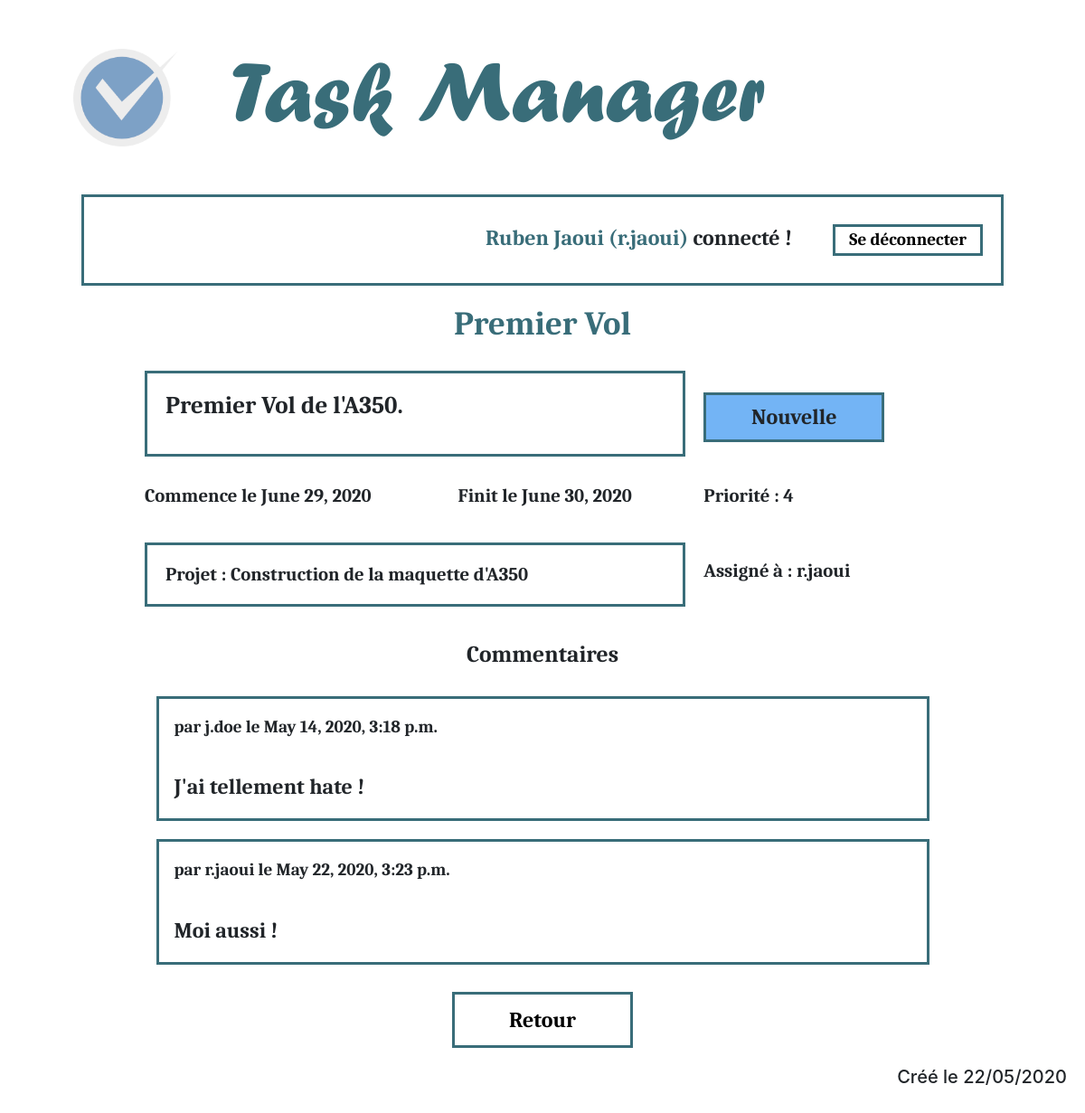
Screenshot of /manager/tache/9 (signed in) with the database file from the repository.
### taskmanager/models.py (models this page shows, shortened)
class Tache(models.Model):
    titre = models.CharField(max_length=100)
    description = models.TextField()
    start = models.DateField(default=timezone.now)
    end = models.DateField(default=timezone.now)
    priority = models.IntegerField(default=1)
    assigned = models.ForeignKey(User, on_delete=models.CASCADE)
    status = models.ForeignKey('Statut', on_delete=models.CASCADE)
    projet = models.ForeignKey('Projet', on_delete=models.CASCADE)
    class Meta:
        verbose_name = "tache"

class Statut(models.Model):
    nom = models.CharField(max_length=50)
    couleur = models.CharField(max_length=50)
    class Meta:
        verbose_name = "statut"
    def __str__(self):
        return self.nom

class Projet(models.Model):
    nom = models.CharField(max_length=100)
    class Meta:
        verbose_name = "projet"
    def __str__(self):
        return self.nom

class Commentaire(models.Model):
    texte = models.TextField()
    date = models.DateTimeField(default=timezone.now)
    tache = models.ForeignKey('Tache', on_delete=models.CASCADE)
    user = models.ForeignKey(User, on_delete=models.CASCADE)
    class Meta:
        verbose_name = "commentaire"

### taskmanager/views.py (the view)
# urls.py: path('tache/<int:id>', tache, name = "Tache"),
def tache(request, id):
    connected = request.user.is_authenticated
    name = ""
    username = ""
    tache = None
    commentaires = None
    if connected:
        name = request.user.first_name + " " + request.user.last_name
        username = request.user.username
        if request.user.has_perm('taskmanager.view_commentaire') and request.user.has_perm('taskmanager.view_tache'):
            tache = Tache.objects.get(id=id)
            commentaires = Commentaire.objects.filter(tache = tache).order_by('date')
        else:
            return redirect(denied)
    else:
        return redirect(connect)
    return render(request, 'taskmanager/tache.html', locals())

### templates/taskmanager/tache.html (shortened to what this page needs)
{% extends "base.html" %}
{% load static %}
{% block css %}<link rel="stylesheet" href="{% static 'css/taskmanager/tache.css' %} ">{% endblock %}
{% block contenu %}
    <h3>{{ tache.titre }}</h3>
    <table class="content">
        <tr>
            <td colspan="2">
                <h5>{{ tache.description|linebreaks }}</h5>
            </td>
            <td>
                <div class="stat">
                    <h4 class="size-stat" style="background-color:{{ tache.status.couleur }};" >{{ tache.status }}</h4>
                </div>
            </td>
        </tr>
        <tr>
            <td>
                <p>Commence le {{ tache.start }}</p>
            </td>
            <td>
                <p>Finit le {{ tache.end }}</p>
            </td>
            <td>
                <p>Priorité : {{ tache.priority }}</p>
            </td>
        </tr>
        <tr>
            <td colspan="2">
                <h5>Projet : {{ tache.projet }}</h5>
            </td>
            <td>
                <p>Assigné à : {{ tache.assigned }}</p>
            </td>
        </tr>
    </table>
    <h4 id="subtitle">Commentaires</h4>
    <ul id="comments">
        {% for comm in commentaires %}
            <li>
                <table>
                    <tr>
                        <td>
                            <p class="comm-header">par {{ comm.user }} le {{ comm.date }}</p>
                        </td>
                    </tr>
                    <tr>
                        <td>
                            <p class="comm">{{ comm.texte }}</p>
                        </td>
                    </tr>
                </table>
            </li>
        {% endfor %}
    </ul>
    <a id="ret" href="{% url "Projet" tache.projet.id %}"><p>Retour</p></a>
{% endblock %}

### templates/base.html (shortened to what this page needs)
<!DOCTYPE html>
<html lang="en">
<head>
    {% load static %}
    <link rel="stylesheet" href="https://maxcdn.bootstrapcdn.com/bootstrap/4.5.0/css/bootstrap.min.css">
    <link rel="stylesheet" href="{% static 'css/base.css' %} ">
    {% block css %}{% endblock %}
</head>
<body>
    <div class="center per-90">
        <table id="full">
            <tr>
                <td id = "icon-cont">
                    <img src="{% static "images/icon.png" %}" alt="logo" id="icon"/>
                </td>
                <td>
                    <h1 id = "title">Task Manager</h1>
                </td>
            </tr>
        </table>
    </div>
    <div class="center bloc-85">
        {% if connected %}
            <h4 class="regular"><span>{{ name }} ({{ username }})</span> connecté ! <a href="{% url "Deconnexion" %}"><button id="disconnect">Se déconnecter</button></a></h4>
        {% else %}
            <h4 class="regular">Non connecté...</h4>
        {% endif %}
    </div>
    <div id="content" class="regular">
        {% block contenu %}{% endblock %}
    </div>
    <h5>Créé le 22/05/2020</h5>
</body>
</html>

### static/css/base.css (style rules this page uses)
.regular { font-family: 'Caladea'; }
h1 { width: 85%; margin: auto; padding: 5px; padding-bottom: 15px; font-size: 600%; color: #396d79; font-family: 'Forte'; }
h3 { color: #396d79; width: 85%; margin: auto; font-size: 230%; text-align: center; }
h4 { font-size: 150%; text-align: right; margin-top: 10px; margin-bottom: 10px; }
#disconnect { font-size: 80%; background-color: transparent; border: solid 3px #396d79; padding: 3px 15px; margin-left: 40px; }
h5 { text-align: right; padding: 20px; }
#icon { width: 100%; height: 100%; float:left; }
#title { margin: 30px; font-size: 600%; color: #396d79; font-family: 'Forte'; text-align: left; }
.bloc-85 { padding: 20px; width: 85%; border: solid 3px #396d79; margin: 15px; }
.per-90 { width: 90%; }
.center { margin: auto }
#full { width: 100%; }
#icon-cont { width: 150px; height: 150px; }
span { color: #396d79; }

### static/css/taskmanager/tache.css (style rules this page uses)
h3 { margin-top: 20px; margin-bottom: 20px; }
.content h5 { border: solid 3px #396d79; font-size: 130%; text-align: left; }
.content p { font-size: 130%; }
#subtitle { text-align: center; font-size: 160%; }
#content table { width: 75%; margin: 20px auto; }
td { padding: 10px; }
.stat { width: 200px; }
.size-stat { padding: 10px; text-align: center; border: solid 3px #396d79; }
ul { margin:30px; padding:0px; list-style: none; }
#ret { text-decoration:none; }
#ret p { font-size: 150%; text-decoration:none; padding: 10px; margin: auto; margin-top: 20px; text-align: center; color: black; background-color: transparent; border: solid 3px #396d79; width: 200px; }
.comm-header { font-size: 120%; padding: 7px; margin: 0px; }
.comm { font-size: 150%; padding: 7px; margin: 0px; }
#comments table { border: solid 3px #396d79; }

### rows the page displays
Tache: titre "Premier Vol", description "Premier Vol de l'A350.", status "Nouvelle", start "June 29, 2020", end "June 30, 2020", priority "4", projet "Construction de la maquette d'A350", assigned "r.jaoui"
Commentaire: user "j.doe", date "May 14, 2020, 3:18 p.m.", texte "J'ai tellement hate !"
Commentaire: user "r.jaoui", date "May 22, 2020, 3:23 p.m.", texte "Moi aussi !"

### other values shown
{{ name }} "Ruben Jaoui"
{{ username }} "r.jaoui"
